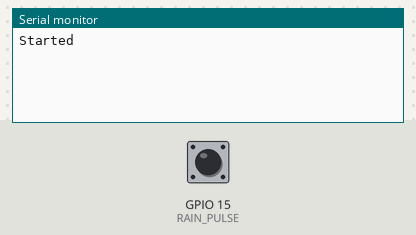
The sketch below on a simulated ESP8266 (NodeMCU). Parts: the last lines printed to the serial monitor. The inputs (shaded band) are chosen by the test bench; at power-on: GPIO 15 (RAIN_PULSE) HIGH.

Above: at 1.2 s.
1.3 s: GPIO 15 (RAIN_PULSE) pulled LOW for 0.15 s
At 2.3 s:
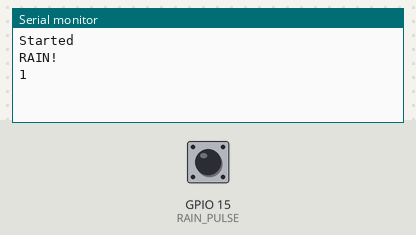
2.9 s: GPIO 15 (RAIN_PULSE) pulled LOW for 1 s
At 3.6 s:
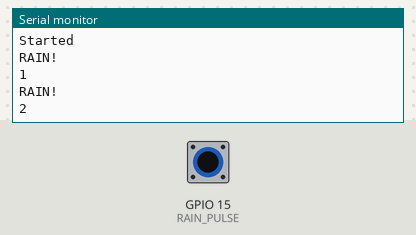
5.4 s: GPIO 15 (RAIN_PULSE) pulled LOW for 0.15 s
At 6.7 s:
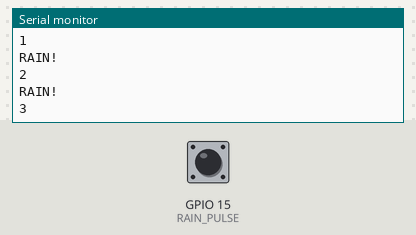

The sketch:

Rain_gauge.ino
```cpp
#define RAIN_PULSE 15

long rainPulseCount = 0L;
volatile bool rainFlag = false;

void setup()
{
    Serial.begin(115200);
    Serial.println("Started");
    // clipping relay grounds the pin, causing it to go down
   pinMode(RAIN_PULSE, INPUT_PULLUP);
//    pinMode(RAIN_PULSE, INPUT);
    attachInterrupt(digitalPinToInterrupt(RAIN_PULSE), rain_ISR, FALLING);
}

ICACHE_RAM_ATTR void rain_ISR() {
  rainFlag = true;
}

void loop()
{


    if (rainFlag) {
        // Just bump the rain counter. Each bump is 0.01" of rain.
        // Will reset after reporting
        Serial.println("RAIN!");
        rainPulseCount++;
        Serial.println(rainPulseCount);
        rainFlag = false;
    }

}
```

Measured:
- after the input at 1.3 s, the serial monitor: prints a new line at once (image 1)
- after the input at 2.9 s, the serial monitor: prints a new line at once (image 2)
- after the input at 5.4 s, the serial monitor: prints a new line at once (image 3)
